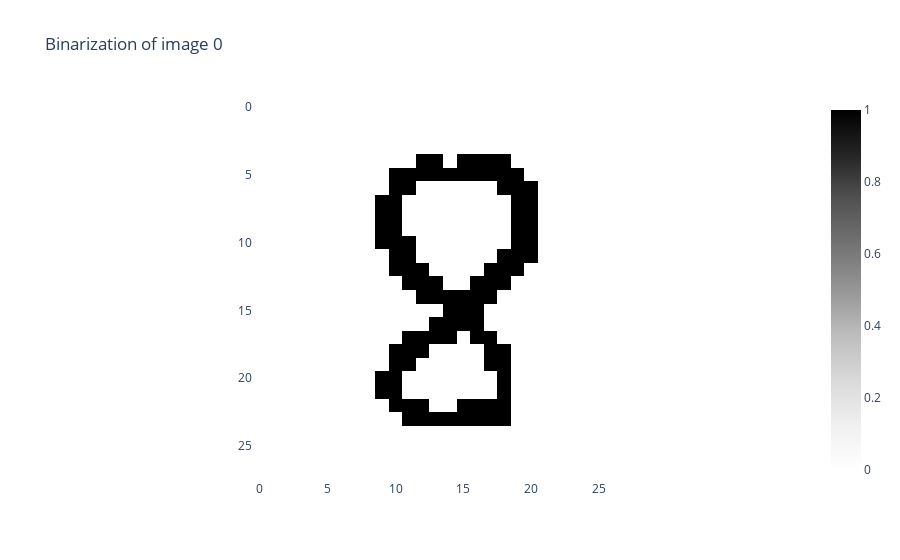

The notebook cell saved with this chart:
### Code cell
from gtda.images import Binarizer 

# Pick out index of first 8 image 
im8_idx = np.flatnonzero(y_train == "8")[0] # Reshape to (n_samples, n_pixels_x, n_pixels_y) format 
im8 = X_train[im8_idx][None, :, :] 
binarizer = Binarizer(threshold=0.4) 
im8_binarized = binarizer.fit_transform(im8) 
binarizer.plot(im8_binarized)

### Figure 1 — Plotly figure (JSON) as saved in the notebook; plotly's stock layout.template omitted (floating-point values rounded to 4 significant figures; data arrays with more than 128 entries replaced by an {"elided": "..."} marker saying what was removed)
{"data": [{"colorscale": [[0, "rgb(255,255,255)"], [0.125, "rgb(240,240,240)"], [0.25, "rgb(217,217,217)"], [0.375, "rgb(189,189,189)"], [0.5, "rgb(150,150,150)"], [0.625, "rgb(115,115,115)"], [0.75, "rgb(82,82,82)"], [0.875, "rgb(37,37,37)"], [1, "rgb(0,0,0)"]], "type": "heatmap", "z": {"elided": "28x28 int values"}}], "layout": {"plot_bgcolor": "white", "title": {"text": "Binarization of image 0"}, "xaxis": {"constrain": "domain", "scaleanchor": "y"}, "yaxis": {"autorange": "reversed", "constrain": "domain"}}}
